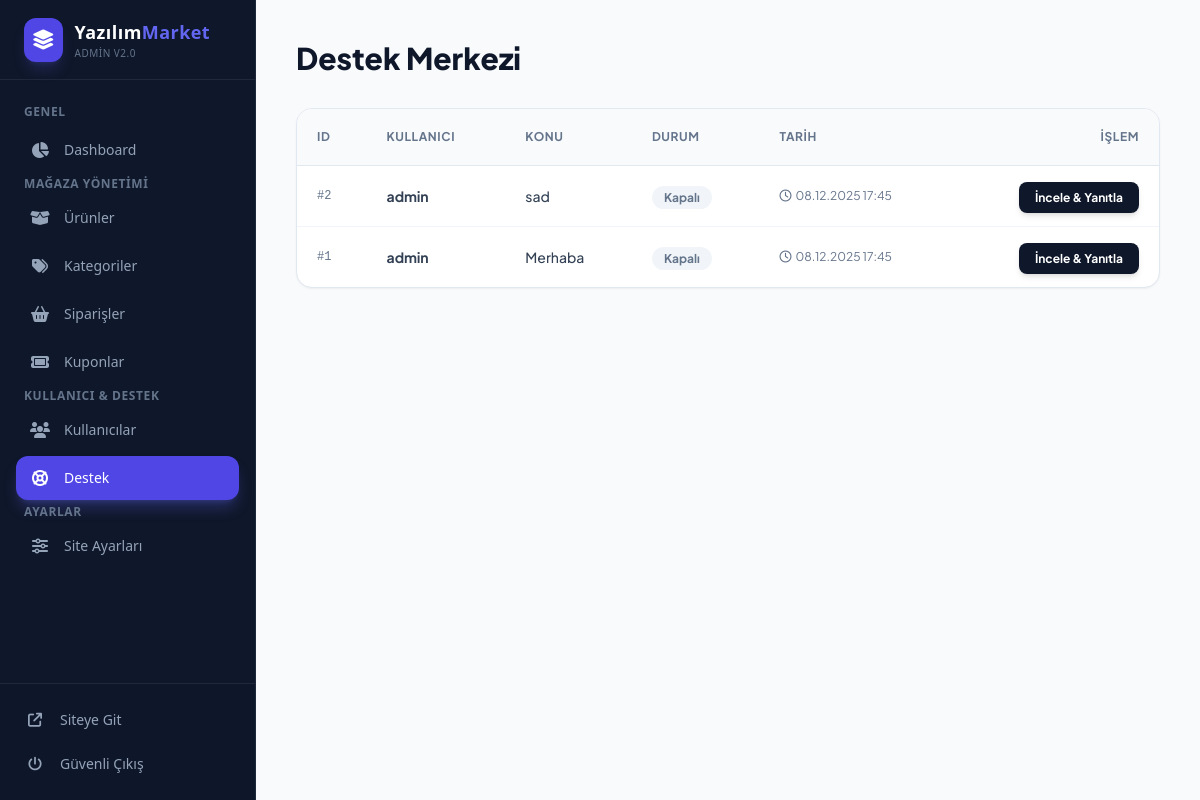
Screenshot of /admin/destek.php (signed in) with the database file from the repository.
### tables this page shows
CREATE TABLE `tickets` (
  `id` int NOT NULL,
  `user_id` int NOT NULL,
  `subject` varchar(255) NOT NULL,
  `status` enum('acik','cevaplandi','kapali') NOT NULL DEFAULT 'acik',
  `created_at` timestamp NOT NULL DEFAULT CURRENT_TIMESTAMP
);

CREATE TABLE `users` (
  `id` int NOT NULL,
  `username` varchar(50) NOT NULL,
  `email` varchar(100) NOT NULL,
  `password` varchar(255) NOT NULL,
  `role` enum('admin','user') NOT NULL DEFAULT 'user',
  `created_at` timestamp NOT NULL DEFAULT CURRENT_TIMESTAMP
);

### admin/destek.php (the view, shortened to what this page needs)
<?php
require_once '../inc/db.php';
$sql = "SELECT tickets.*, users.username FROM tickets
        JOIN users ON tickets.user_id = users.id
        ORDER BY FIELD(status, 'acik', 'cevaplandi', 'kapali'), created_at DESC";
$tickets = $pdo->query($sql)->fetchAll(PDO::FETCH_ASSOC);
?>
<!DOCTYPE html>
<html lang="tr">
<head>
    <script src="https://cdn.tailwindcss.com"></script>
    <link rel="stylesheet" href="https://cdnjs.cloudflare.com/ajax/libs/font-awesome/6.4.0/css/all.min.css">
</head>
<body class="bg-slate-50 text-slate-800">
<?php require_once 'sidebar.php'; ?>
<div class="md:ml-64 transition-all duration-300">
    <div class="p-6 md:p-10 max-w-7xl mx-auto">
        <h1 class="text-3xl font-extrabold text-slate-900 mb-8">Destek Merkezi</h1>
        <div class="bg-white rounded-2xl shadow-sm border border-slate-200 overflow-hidden">
            <div class="overflow-x-auto">
                <table class="w-full text-left border-collapse">
                    <thead>
                        <tr class="bg-slate-50 text-slate-500 text-xs uppercase tracking-wider border-b border-slate-200">
                            <th class="p-5 font-bold">ID</th>
                            <th class="p-5 font-bold">Kullanıcı</th>
                            <th class="p-5 font-bold">Konu</th>
                            <th class="p-5 font-bold">Durum</th>
                            <th class="p-5 font-bold">Tarih</th>
                            <th class="p-5 font-bold text-right">İşlem</th>
                        </tr>
                    </thead>
                    <tbody class="divide-y divide-slate-100 text-sm">
                        <?php foreach($tickets as $ticket):
                            $statusClass = 'bg-slate-100 text-slate-500';
                            $statusText = 'Kapalı';
                        ?>
                        <tr class="hover:bg-slate-50 transition-colors">
                            <td class="p-5 font-mono text-slate-500 text-xs">
                                #<?php echo $ticket['id']; ?>
                            </td>
                            <td class="p-5 font-bold text-slate-700"><?php echo htmlspecialchars($ticket['username']); ?></td>
                            <td class="p-5 text-slate-700 font-medium max-w-xs truncate"><?php echo htmlspecialchars($ticket['subject']); ?></td>
                            <td class="p-5">
                                <span class="px-3 py-1 rounded-full text-xs font-bold <?php echo $statusClass; ?>">
                                    <?php echo $statusText; ?>
                                </span>
                            </td>
                            <td class="p-5 text-slate-500 text-xs">
                                <div class="flex items-center gap-1">
                                    <i class="fa-regular fa-clock"></i>
                                    <?php echo date("d.m.Y H:i", strtotime($ticket['created_at'])); ?>
                                </div>
                            </td>
                            <td class="p-5 text-right">
                                <a href="destek-detay.php?id=<?php echo $ticket['id']; ?>" class="bg-slate-900 text-white px-4 py-2 rounded-lg font-bold hover:bg-indigo-600 transition text-xs shadow-md">
                                    İncele & Yanıtla
                                </a>
                            </td>
                        </tr>
                        <?php endforeach; ?>
                    </tbody>
                </table>
            </div>
        </div>
    </div>
</div>
</body>
</html>

### admin/destek.php (style rules this page uses)
body { font-family: 'Plus Jakarta Sans', sans-serif; }

### rows the page displays
tickets: id "2", user.username "admin", subject "sad", statusText "Kapalı", created_at "08.12.2025 17:45"
tickets: id "1", user.username "admin", subject "Merhaba", statusText "Kapalı", created_at "08.12.2025 17:45"
